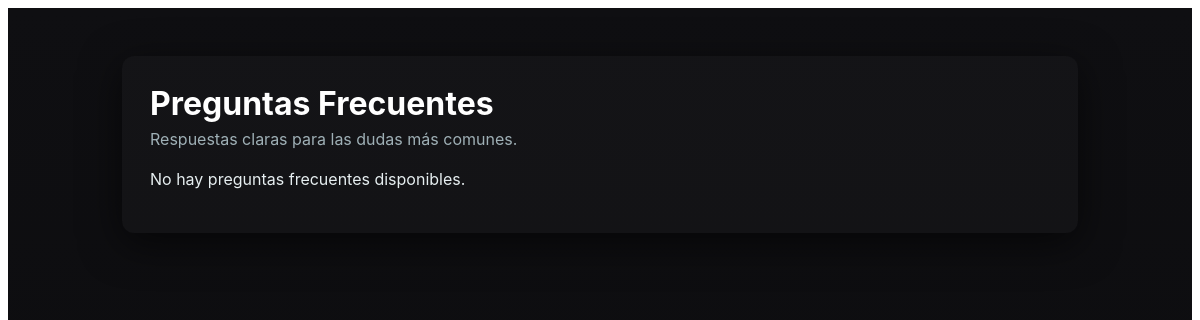
The app's page /fyq/, older data.
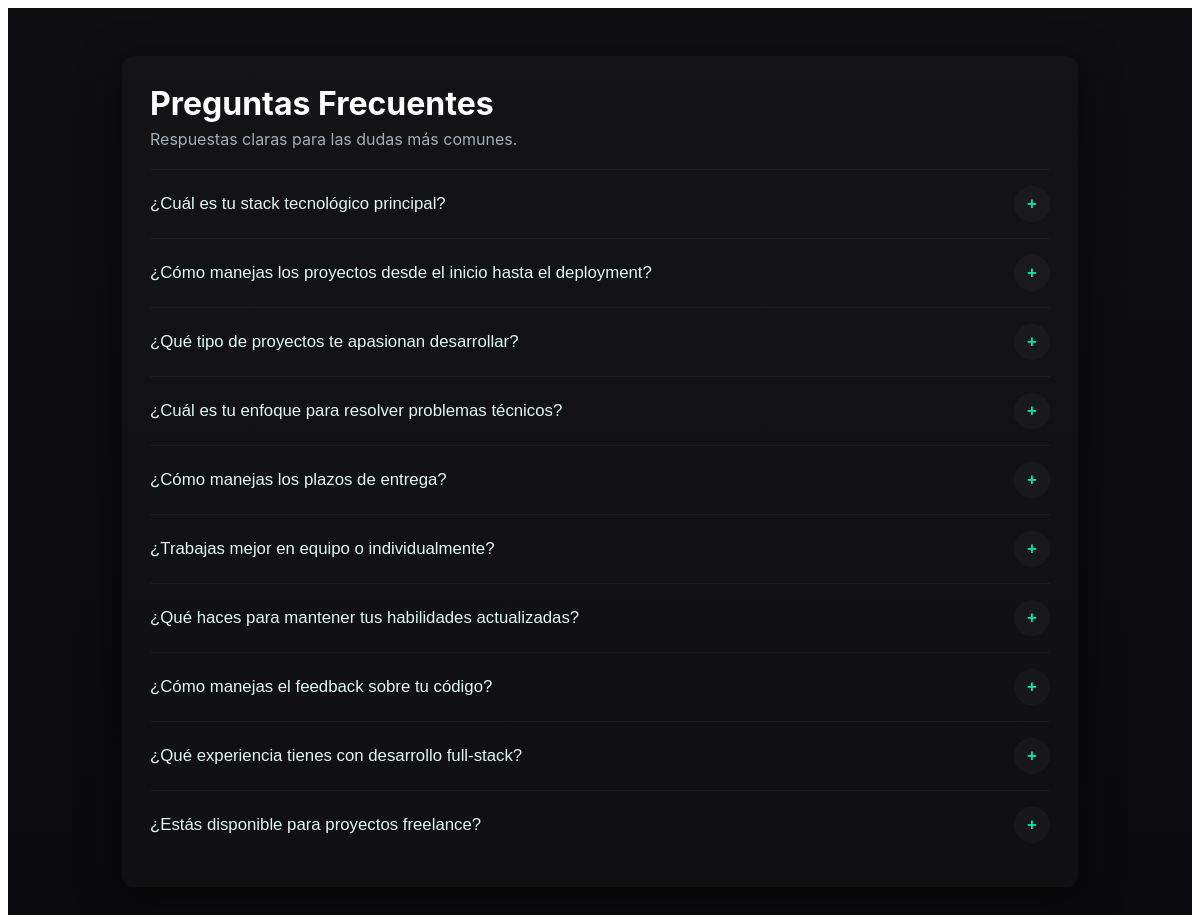
The same page, newer data.
### faq/models.py (models this page shows, shortened)
class FAQ(models.Model):
    pregunta = models.CharField("Pregunta", max_length=255)
    respuesta = models.TextField("Respuesta")
    orden = models.PositiveIntegerField("Orden", default=0)
    class Meta:
        ordering = ['orden', 'id']
        verbose_name = "FAQ"
        verbose_name_plural = "FAQs"

### faq/views.py (the view)
# urls.py: path('fyq/', fyq_view, name="fyq"),   # 👈 ruta para la página de FAQ
def fyq_view(request):
    faqs = FAQ.objects.all()
    return render(request, "portafolio/FYQ.html", {"faqs": faqs})

### portafolio/templates/portafolio/FYQ.html (shortened to what this page needs)
{% load static %}
<!DOCTYPE html>
<html lang="es">
<head>
  <link rel="stylesheet" href="{% static 'portafolio/css/faq.css' %}">
</head>
<body>
  <main class="faq-wrapper">
    <section class="faq-container">
      <h1 class="faq-title">Preguntas Frecuentes</h1>
      <p class="faq-subtitle">Respuestas claras para las dudas más comunes.</p>
      <div class="faq-list">
        {% for item in faqs %}
        <article class="faq-item" data-idx="{{ forloop.counter0 }}">
          <button class="faq-question" aria-expanded="false" aria-controls="answer-{{ forloop.counter }}">
            <span class="faq-q-text">{{ item.pregunta }}</span>
            <span class="faq-icon" aria-hidden="true">+</span>
          </button>
        </article>
        {% empty %}
          <p>No hay preguntas frecuentes disponibles.</p>
        {% endfor %}
      </div>
    </section>
  </main>
</body>
</html>

### static/portafolio/css/faq.css (style rules this page uses)
.faq-wrapper { font-family: Inter, system-ui, -apple-system, "Segoe UI", Roboto, "Helvetica Neue", Arial; padding: 48px 16px; background: linear-gradient(180deg,#0f0f12 0%, #0b0b0d 100%); min-height: 100vh; color: #e6eef0; }
.faq-container { max-width: 900px; margin: 0 auto; background: rgba(255,255,255,0.02); border-radius: 12px; padding: 28px; box-shadow: 0 10px 40px rgba(0,0,0,0.6); }
.faq-title { font-size: 2rem; margin: 0 0 6px; color: #fff; }
.faq-subtitle { margin: 0 0 20px; color: #9fb0b6; }
.faq-item { border-top: 1px solid rgba(255,255,255,0.04); padding: 16px 0; }
.faq-question { width: 100%; background: transparent; border: none; text-align: left; display: flex; justify-content: space-between; align-items: center; cursor: pointer; padding: 0; font-size: 1.05rem; color: #dff7f3; }
.faq-icon { display: inline-flex; width: 36px; height: 36px; align-items: center; justify-content: center; border-radius: 999px; background: rgba(255,255,255,0.03); color: #00e6a8; font-weight: 700; transform-origin: center; transition: transform .25s ease, background .15s ease; }

Row changes from the older to the newer data that the page shows:
added FAQ: pregunta "¿Cuál es tu stack tecnológico principal?"
added FAQ: pregunta "¿Cómo manejas los proyectos desde el inicio hasta el deployment?"
added FAQ: pregunta "¿Qué tipo de proyectos te apasionan desarrollar?"
added FAQ: pregunta "¿Cuál es tu enfoque para resolver problemas técnicos?"
added FAQ: pregunta "¿Cómo manejas los plazos de entrega?"
added FAQ: pregunta "¿Trabajas mejor en equipo o individualmente?"
added FAQ: pregunta "¿Qué haces para mantener tus habilidades actualizadas?"
added FAQ: pregunta "¿Cómo manejas el feedback sobre tu código?"
added FAQ: pregunta "¿Qué experiencia tienes con desarrollo full-stack?"
added FAQ: pregunta "¿Estás disponible para proyectos freelance?"
Text that changed along with them:
text no longer shown: "No hay preguntas frecuentes disponibles."
